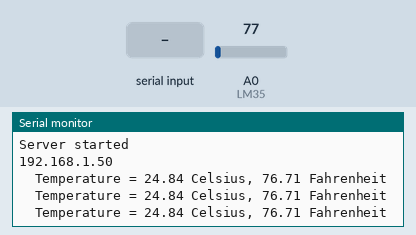
Bench run of a sketch on a simulated ESP8266 (NodeMCU). Shown: the last lines printed to the serial monitor. Inputs (shaded band) come from the test bench; at power-on: A0 (LM35) = 77. WiFi joins after 1.5 s; servers stay silent unless stated.

Above: at 2.7 s.
2.8 s: A0 (LM35) set to 92
At 3.4 s:
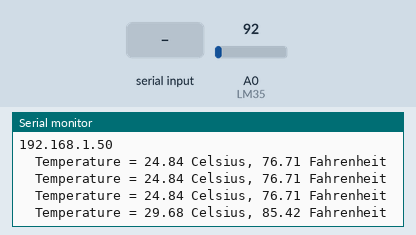
4.3 s: "1" received over the second serial link
At 4.9 s:
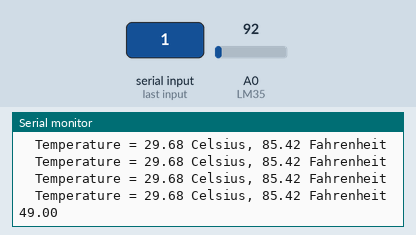
5.8 s: "0" received over the second serial link
At 6.4 s:
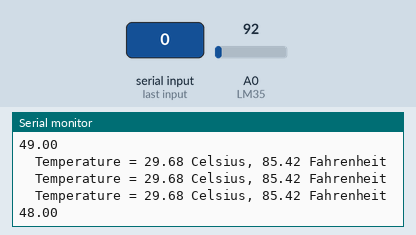
7.3 s: A0 (LM35) set to 107
At 7.9 s:
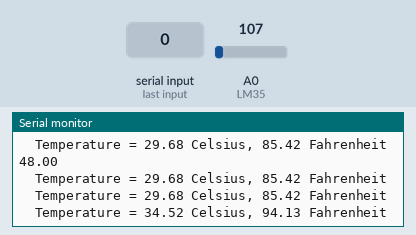
Timing chart, 0 to 9.8 s (numbered marks = the images above; inputs shaded):
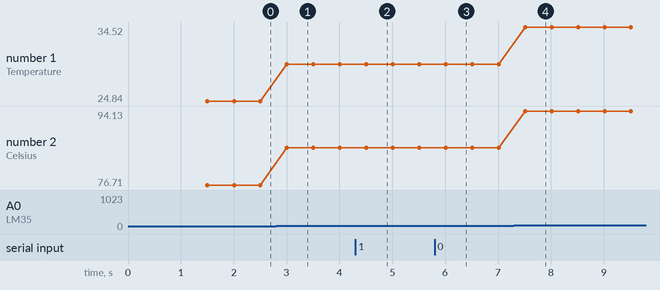

The sketch:

code01_nodemcu_sendingtoserver.ino
```cpp
#include <ESP8266WiFi.h>
#include <SoftwareSerial.h>

SoftwareSerial NodeMCU(D2,D3);

float val;
const char* ssid     = "Manu"; // Your ssid
const char* password = "manu1234"; // Your Password
float temp_celsius = 0;
float temp_fahrenheit = 0;
WiFiServer server(80);
void setup() {

 Serial.begin(115200);
 NodeMCU.begin(115200);
 pinMode(D2,INPUT);
 pinMode(D3,OUTPUT);
 pinMode(A0, INPUT);
Serial.println();
Serial.println();
Serial.print("Connecting to ");
Serial.println(ssid);
WiFi.begin(ssid, password);
while (WiFi.status() != WL_CONNECTED) {
delay(500);
Serial.print(".");
}
Serial.println("");
Serial.println("WiFi is connected");
server.begin();
Serial.println("Server started");
Serial.println(WiFi.localIP());
}
void loop() {
temp_celsius = (analogRead(A0) * 330.0) / 1023.0;   // To convert analog values to Celsius We have 3.3 V on our board and we know that output voltage of LM35 varies by 10 mV to every degree Celsius rise/fall. So , (A0*3300/10)/1023 = celsius
temp_fahrenheit = temp_celsius * 1.8 + 32.0;
Serial.print("  Temperature = ");
Serial.print(temp_celsius);
Serial.print(" Celsius, ");
Serial.print(temp_fahrenheit);
Serial.println(" Fahrenheit");

  if(NodeMCU.available()>0)
  {
    val = NodeMCU.read();
    Serial.println(val);
  }

WiFiClient client = server.available();
client.println("HTTP/1.1 200 OK");
client.println("Content-Type: text/html");
client.println("Connection: close");  // the connection will be closed after completion of the response
client.println("Refresh: 10");  // update the page after 10 sec
client.println();
client.println("<!DOCTYPE HTML>");
client.println("<html>");
client.print("<p style='text-align: center;'><span style='font-size: x-large;'><strong>Hello Pushpendra Ji</strong></span></p>");
client.print("<p style='text-align: center;'><span style='color: #0000ff;'><strong style='font-size: large;'>nRF data= ");
client.println(val);
//client.print("<p style='text-align: center;'><span style='color: #0000ff;'><strong style='font-size: large;'>Temperature (F) = ");
//client.println(temp_fahrenheit);
client.print("</p>");
client.println("</html>");
delay(500);
}
```

Measured:
- after the input at 2.8 s, the serial monitor: prints a new line after 0.21 s (image 1)
- after the input at 4.3 s, the serial monitor: prints a new line after 0.21 s (image 2)
- after the input at 5.8 s, the serial monitor: prints a new line after 0.21 s (image 3)
- after the input at 7.3 s, the serial monitor: prints a new line after 0.21 s (image 4)
- plotted number 1: 24.84 → 29.68 after the input at 2.8 s, 29.68 → 34.52 after the input at 7.3 s
- plotted number 2: 76.71 → 85.42 after the input at 2.8 s, 85.42 → 94.13 after the input at 7.3 s
